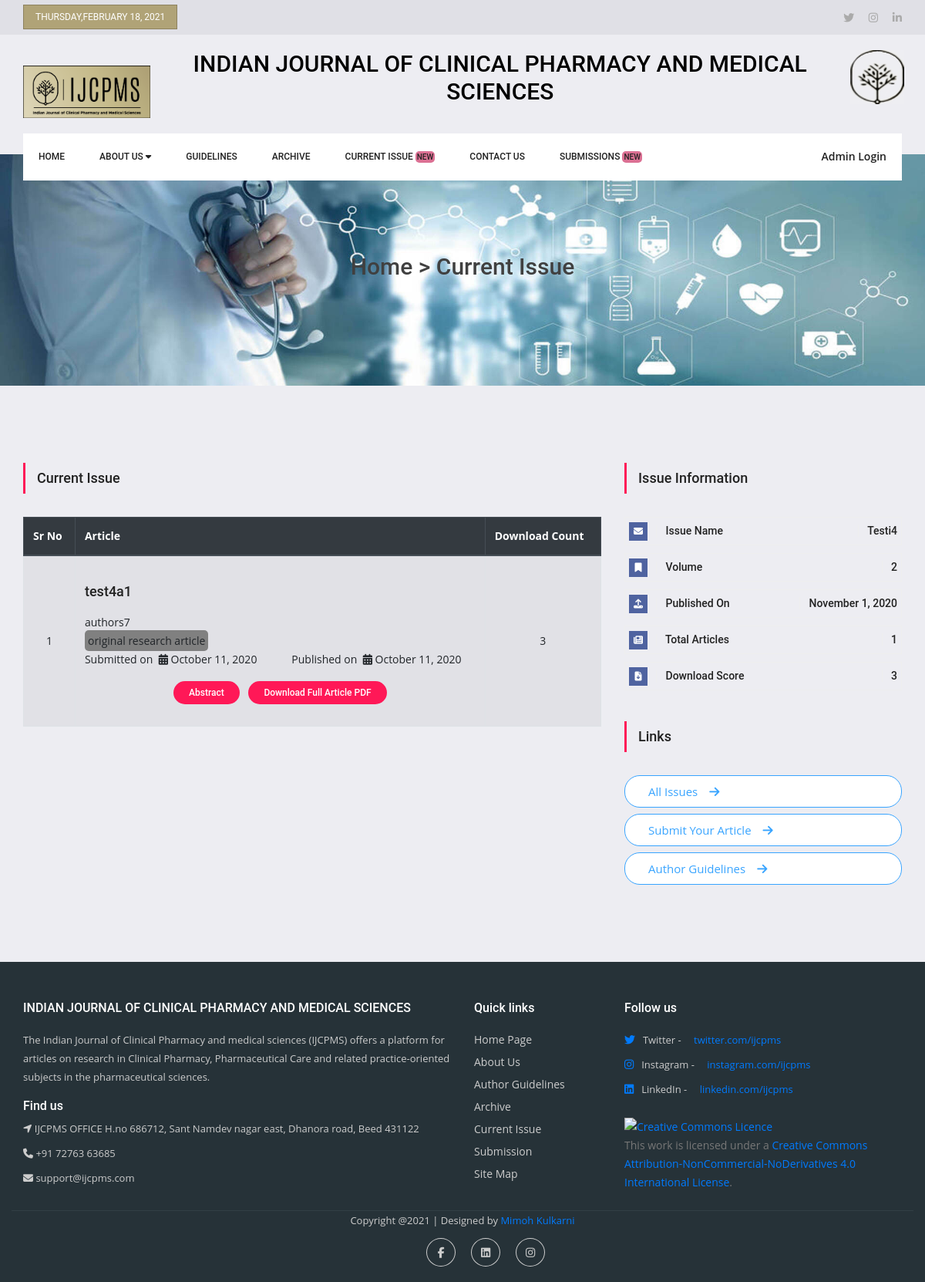
Screenshot of /issue.php?d=4 with the database file from the repository.
### tables this page shows
CREATE TABLE `articles` (
  `id` int(11) NOT NULL,
  `issues_id` int(11) NOT NULL,
  `fromsub` int(1) NOT NULL DEFAULT 0,
  `name` varchar(150) NOT NULL,
  `authors` varchar(1000) NOT NULL,
  `abstract` mediumtext NOT NULL,
  `keywords` varchar(500) NOT NULL,
  `type` varchar(50) NOT NULL,
  `subdate` date NOT NULL,
  `pubdate` date NOT NULL,
  `file` varchar(200) NOT NULL,
  `dcount` int(50) NOT NULL DEFAULT 0,
  `stmp` datetime NOT NULL DEFAULT current_timestamp()
);

CREATE TABLE `issues` (
  `id` int(11) NOT NULL,
  `name` varchar(150) NOT NULL,
  `guest` varchar(500) DEFAULT NULL,
  `issue_no` int(13) DEFAULT NULL,
  `vol` varchar(20) NOT NULL,
  `date` date NOT NULL,
  `stmp` datetime NOT NULL DEFAULT current_timestamp()
);

### issue.php (the view, shortened to what the rows shown need)
<?php
require_once("user_header.php");
if($_GET['d'] == null){
    header("location:page_404.php");
}
else{
    require_once("dbconn.php");
    $issueId = $_GET['d'];
    $sqlArticles = "SELECT * FROM `articles` WHERE `issues_id` = '".$issueId."'";
    $articleCount = mysqli_affected_rows($linkId);
    $sqlIssue = "SELECT `name`, `vol`, `date` FROM `issues` WHERE `id` = '".$issueId."'";
    $resultIssue = mysqli_query($linkId,$sqlIssue);
    $issueName = "";
    $issueDate = "";
    $issueVol = "";
    if (mysqli_num_rows($resultIssue) > 0) {
        while ($rowIssue = mysqli_fetch_array($resultIssue)) {
            $issueName = $rowIssue['name'];
            $issueDate = $rowIssue['date'];
            $issueVol = $rowIssue['vol'];
        }
    }
    else  header("location:page_404.php");
}
?>
<!doctype html>
<html lang="en">
    <head>
        <link rel="stylesheet" href="https://stackpath.bootstrapcdn.com/bootstrap/4.5.2/css/bootstrap.min.css"
>
        <link rel="stylesheet" href="css/footer.css">
        <link rel="stylesheet" href="css/style.css">
        <link rel="stylesheet" href="css/responsive.css">
    </head>
    <body>
        <header class="header_area">
            <div class="logo_part">
                <div class="container">
                    <div class="row">
                        <div class="col-sm-9">
                            <h2 class="typo-list text-center">INDIAN JOURNAL OF CLINICAL PHARMACY AND MEDICAL SCIENCES</h2>
                        </div>
                    </div>
                </div>
            </div>
        </header>
        <section class="home_banner_area">
            <div class="banner_inner d-flex align-items-center">
                <div class="container">
                    <div id="carouselExampleIndicators" class="carousel slide" data-ride="carousel">
                        <div class="carousel-inner">
                            <div class="carousel-item active">
                                <div class="banner_content text-center">
                                    <h2>Home > Current Issue</h2>
                                </div>
                            </div>
                        </div>
                    </div>
                </div>
            </div>
        </section>
        <section class="news_area p_100">
            <div class="container">
                <div class="row">
                    <div class="col-lg-8">
                        <div class="main_title2">
                            <h2>Current Issue</h2>
                        </div>
                        <div class="latest_news">
                            <?php
                            if ($articleCount > 0) {
                                ?>
                                <table class="table table-hover table-striped table-bordered">
                                    <thead class="thead-dark">
                                    <tr class="align-middle">
                                        <th scope="col">Sr No</th>
                                        <th scope="col">Article</th>
                                        <th scope="col">Download Count</th>
                                    </tr>
                                    </thead>
                                    <tbody>
                                    <?php
                                    $i = 1;
                                    $resultArticles = mysqli_query($linkId, $sqlArticles);
                                    while ($rowArticles = mysqli_fetch_array($resultArticles)) {
                                        ?>
                                        <tr>
                                            <td class="align-middle text-center"><?php echo $i; ?></td>
                                            <td>
                                                <div class="media">
                                                    <div class="media-body">
                                                        <div class="choice_text">
                                                            <a href="#"><h4><?php echo $rowArticles['name']; ?></h4></a>
                                                            <p style="justify-content: flex-start;"><?php echo $rowArticles['authors']; ?></p>
                                                            <span class="p-1"
                                                                  style="background: #808080;border-radius: 5px;"><?php echo $rowArticles['type']; ?></span>
                                                            <div class="row">
                                                                <div class="col-lg-6">
                                                                    Submitted on &nbsp;<i class="fa fa-calendar"
                                                                                          aria-hidden="true"></i> <?php echo date("F j, Y", strtotime($rowArticles['subdate'])); ?>
                                                                </div>
                                                                <div class="col-lg-6">
                                                                    Published on &nbsp;<i class="fa fa-calendar"
                                                                                          aria-hidden="true"></i> <?php echo date("F j, Y", strtotime($rowArticles['pubdate'])); ?>
                                                                </div>
                                                            </div>
                                                            <div class="my-3 text-center">
                                                                <a class="gad_btn"
                                                                   href="article.php?d=<?php echo $rowArticles['id']; ?>">Abstract</a>
                                                                <span class="gad_btn ml-2 download"
                                                                      id="<?php echo $rowArticles['id']; ?>"
                                                                      style="cursor: pointer;">Download Full Article PDF</span>
                                                            </div>
                                                        </div>
                                                    </div>
                                                </div>
                                            </td>
                                            <td class="align-middle text-center"><?php echo $rowArticles['dcount']; ?></td>
                                        </tr>
                                        <?php
                                    }
                                    ?>
                                    </tbody>
                                </table>
                            <?php
                            }
                            ?>
                        </div>
                    </div>
                    <div class="col-lg-4">
                        <div class="right_sidebar">
                            <aside class="r_widgets social_widgets">
                                <div class="main_title2">
                                    <h2>Issue Information</h2>
                                </div>
                                <ul class="list">
                                    <li><a href="#"><i class="fa fa-envelope"></i> Issue Name <span><?php echo  ucwords($issueName); ?></span></a></li>
                                    <li><a href="#"><i class="fa fa-bookmark"></i> Volume <span><?php echo  $issueVol; ?></span></a></li>
                                    <li><a href="#"><i class="fa fa-upload"></i> Published On <span><?php echo  date("F j, Y",strtotime($issueDate)); ?></span></a></li>
                                </ul>
                            </aside>
                            <div>
                                <div class="main_title2">
                                    <h2>Links</h2>
                                </div>
                            </div>
                        </div>
                    </div>
                </div>
            </div>
        </section>
    </body>
</html>

### rows the page displays
articles: name "test4a1", authors "authors7", type "original research article", subdate "October 11, 2020", pubdate "October 11, 2020", dcount "3"
issues: name "Testi4", vol "2", date "November 1, 2020"

### other values shown
$today "THURSDAY,FEBRUARY 18, 2021"
$articleCount "1"
$articleDownloadScore "3"
